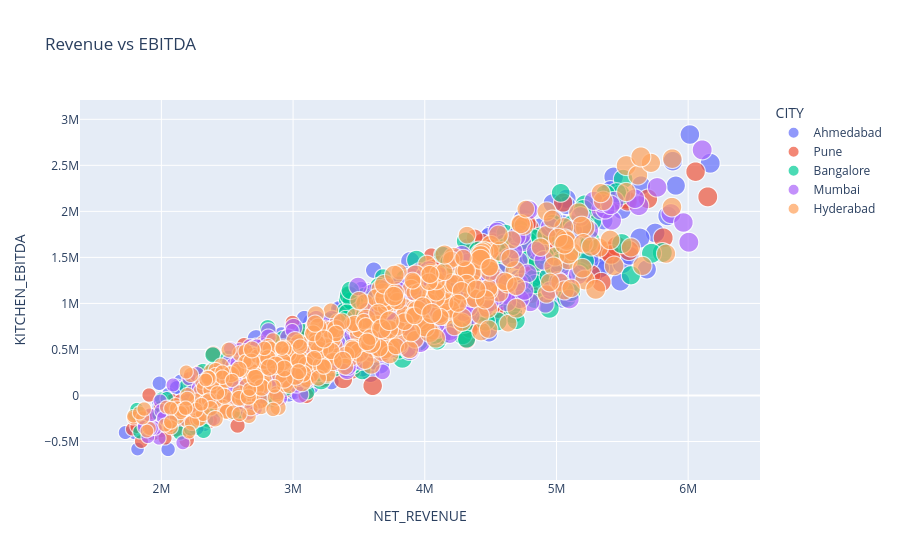

Here is the notebook cell this chart was saved with:
### Code cell
fig = px.scatter(
    df,
    x="NET_REVENUE",
    y="KITCHEN_EBITDA",
    color="CITY",
    size="ORDER_COUNT",
    hover_name="STORE",
    title="Revenue vs EBITDA"
)

fig.show()

### Figure 1 — Plotly figure (JSON) as saved in the notebook; plotly's stock layout.template omitted (floating-point values rounded to 4 significant figures; data arrays with more than 128 entries replaced by an {"elided": "..."} marker saying what was removed)
{"data": [{"hovertemplate": "<b>%{hovertext}</b><br><br>CITY=Ahmedabad<br>NET_REVENUE=%{x}<br>KITCHEN_EBITDA=%{y}<br>ORDER_COUNT=%{marker.size}<extra></extra>", "hovertext": {"elided": "522 str values"}, "legendgroup": "Ahmedabad", "marker": {"color": "#636efa", "size": {"elided": "522 int values"}, "sizemode": "area", "sizeref": 37.5, "symbol": "circle"}, "mode": "markers", "name": "Ahmedabad", "showlegend": true, "type": "scattergl", "x": {"elided": "522 float values"}, "xaxis": "x", "y": {"elided": "522 float values"}, "yaxis": "y"}, {"hovertemplate": "<b>%{hovertext}</b><br><br>CITY=Pune<br>NET_REVENUE=%{x}<br>KITCHEN_EBITDA=%{y}<br>ORDER_COUNT=%{marker.size}<extra></extra>", "hovertext": {"elided": "366 str values"}, "legendgroup": "Pune", "marker": {"color": "#EF553B", "size": {"elided": "366 int values"}, "sizemode": "area", "sizeref": 37.5, "symbol": "circle"}, "mode": "markers", "name": "Pune", "showlegend": true, "type": "scattergl", "x": {"elided": "366 float values"}, "xaxis": "x", "y": {"elided": "366 float values"}, "yaxis": "y"}, {"hovertemplate": "<b>%{hovertext}</b><br><br>CITY=Bangalore<br>NET_REVENUE=%{x}<br>KITCHEN_EBITDA=%{y}<br>ORDER_COUNT=%{marker.size}<extra></extra>", "hovertext": {"elided": "402 str values"}, "legendgroup": "Bangalore", "marker": {"color": "#00cc96", "size": {"elided": "402 int values"}, "sizemode": "area", "sizeref": 37.5, "symbol": "circle"}, "mode": "markers", "name": "Bangalore", "showlegend": true, "type": "scattergl", "x": {"elided": "402 float values"}, "xaxis": "x", "y": {"elided": "402 float values"}, "yaxis": "y"}, {"hovertemplate": "<b>%{hovertext}</b><br><br>CITY=Mumbai<br>NET_REVENUE=%{x}<br>KITCHEN_EBITDA=%{y}<br>ORDER_COUNT=%{marker.size}<extra></extra>", "hovertext": {"elided": "378 str values"}, "legendgroup": "Mumbai", "marker": {"color": "#ab63fa", "size": {"elided": "378 int values"}, "sizemode": "area", "sizeref": 37.5, "symbol": "circle"}, "mode": "markers", "name": "Mumbai", "showlegend": true, "type": "scattergl", "x": {"elided": "378 float values"}, "xaxis": "x", "y": {"elided": "378 float values"}, "yaxis": "y"}, {"hovertemplate": "<b>%{hovertext}</b><br><br>CITY=Hyderabad<br>NET_REVENUE=%{x}<br>KITCHEN_EBITDA=%{y}<br>ORDER_COUNT=%{marker.size}<extra></extra>", "hovertext": {"elided": "432 str values"}, "legendgroup": "Hyderabad", "marker": {"color": "#FFA15A", "size": {"elided": "432 int values"}, "sizemode": "area", "sizeref": 37.5, "symbol": "circle"}, "mode": "markers", "name": "Hyderabad", "showlegend": true, "type": "scattergl", "x": {"elided": "432 float values"}, "xaxis": "x", "y": {"elided": "432 float values"}, "yaxis": "y"}], "layout": {"legend": {"itemsizing": "constant", "title": {"text": "CITY"}, "tracegroupgap": 0}, "title": {"text": "Revenue vs EBITDA"}, "xaxis": {"anchor": "y", "domain": [0, 1], "title": {"text": "NET_REVENUE"}}, "yaxis": {"anchor": "x", "domain": [0, 1], "title": {"text": "KITCHEN_EBITDA"}}}}
